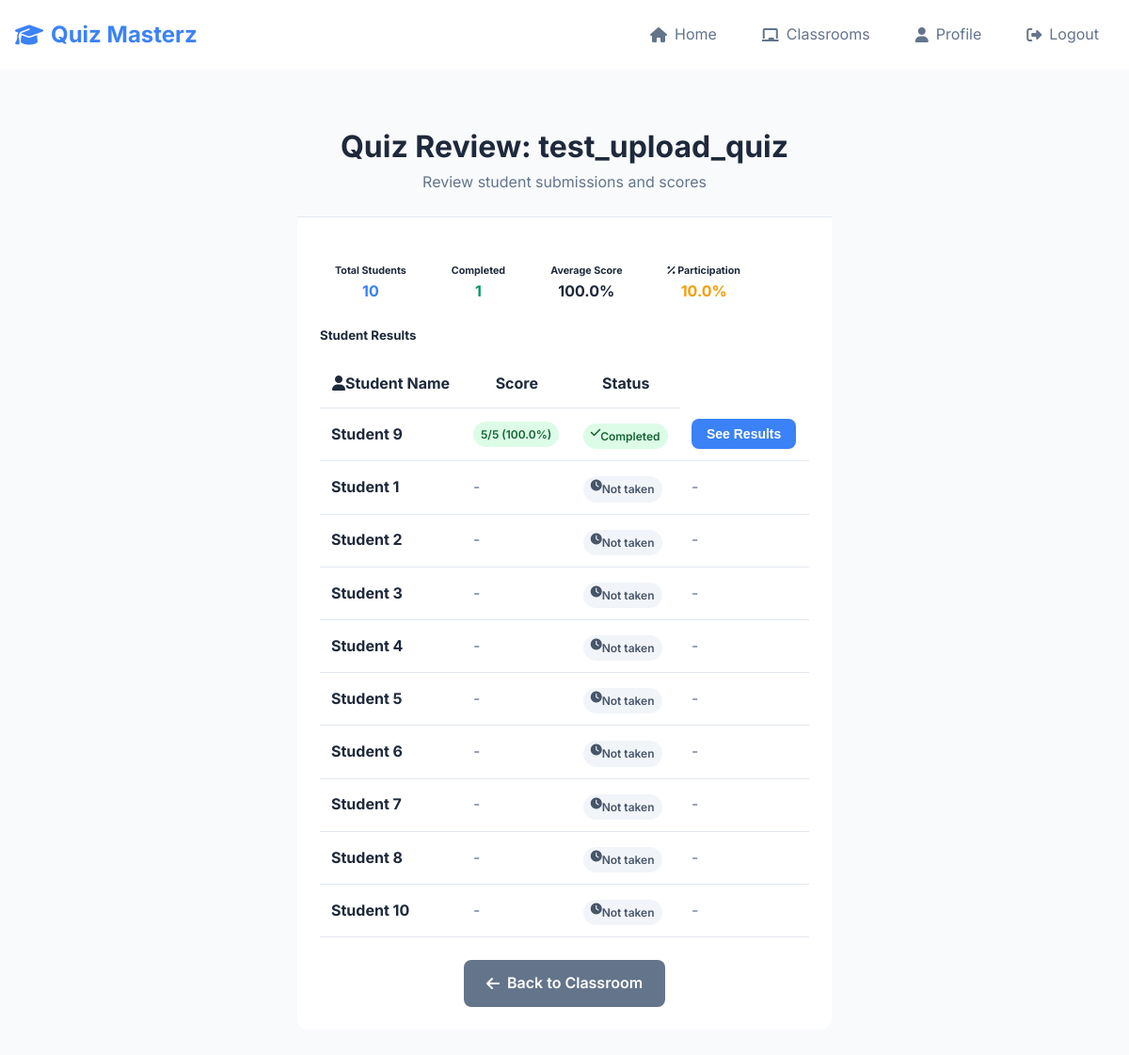
/teacher/quiz/2/review/1 (signed in), run on the app's committed database.
### website/models.py (models this page shows, shortened)
class Quiz(db.Model):
    id = db.Column(db.Integer, primary_key=True)
    name = db.Column(db.String(150), nullable=False)
    teacher_id = db.Column(db.Integer, db.ForeignKey('user.id'), nullable=False)
    is_published = db.Column(db.Boolean, default=False, nullable=False)
    questions = db.relationship('Question', backref='quiz', lazy='dynamic', cascade="all, delete-orphan")
    teacher = db.relationship('User', backref=db.backref('created_quizzes', lazy='dynamic'))

class User(db.Model, UserMixin):
    id = db.Column(db.Integer, primary_key=True)
    email = db.Column(db.String(150), unique=True)
    password = db.Column(db.String(150))
    first_name = db.Column(db.String(150))
    role = db.Column(db.String(50))
    learning_points = db.Column(db.Integer, default=0)
    classrooms_created = db.relationship('Classroom', foreign_keys='[Classroom.teacher_id]', backref='teacher', lazy=True)
    joined_classrooms = db.relationship('Classroom', secondary=classroom_members,
                                        backref=db.backref('students', lazy='dynamic'),
                                        lazy='dynamic')
    quiz_attempts = db.relationship('StudentQuizAttempt', backref='student', lazy='dynamic')

### website/views.py (the view)
@views.route('/teacher/quiz/<int:quiz_id>/review/<int:classroom_id>')
@login_required
def quiz_review_details(quiz_id, classroom_id):
    if current_user.role != 'teacher':
        flash('Access denied.', category='error')
        return redirect(url_for('views.home'))
    quiz = Quiz.query.get_or_404(quiz_id)
    classroom = Classroom.query.get_or_404(classroom_id)
    if quiz.teacher_id != current_user.id or classroom.teacher_id != current_user.id:
        flash('You do not own this quiz or classroom.', category='error')
        return redirect(url_for('views.teacher_classrooms'))
    if quiz not in classroom.quizzes:
        flash('This quiz is not in the specified classroom.', category='error')
        return redirect(url_for('views.edit_classroom', classroom_id=classroom.id))
    all_students = classroom.students.all()
    submissions = StudentQuizAttempt.query.filter_by(
        quiz_id=quiz.id,
        classroom_id=classroom.id
    ).all()
    submissions_by_student = {submission.student_id: submission for submission in submissions}
    student_details = []
    for student in all_students:
        submission = submissions_by_student.get(student.id)
        student_detail = {
            'student': student,
            'has_taken': submission is not None,
            'score': submission.score if submission else 0,
            'submission': submission
        }
        student_details.append(student_detail)
    student_details.sort(key=lambda x: (not x['has_taken'], -x['score'] if x['has_taken'] else 0))
    total_students = len(all_students)
    students_taken = len([s for s in student_details if s['has_taken']])
    students_not_taken = total_students - students_taken
    if students_taken > 0:
        average_score = sum(s['score'] for s in student_details if s['has_taken']) / students_taken
        highest_score = max(s['score'] for s in student_details if s['has_taken'])
        lowest_score = min(s['score'] for s in student_details if s['has_taken'])
    else:
        average_score = highest_score = lowest_score = 0
    stats = {
        'total_students': total_students,
        'students_taken': students_taken,
        'students_not_taken': students_not_taken,
        'average_score': round(average_score, 1),
        'highest_score': highest_score,
        'lowest_score': lowest_score,
        'participation_rate': round((students_taken / total_students * 100), 1) if total_students > 0 else 0
    }
    return render_template('quiz_review_details.html',
                         user=current_user,
                         quiz=quiz,
                         classroom=classroom,
                         student_details=student_details,
                         stats=stats)

### website/__init__.py (called while the page is built)
def create_app():
    app = Flask(__name__)
    app.config['SECRET_KEY'] = 'hjshjhdjah kjshkjdhjs'
    app.config['SQLALCHEMY_DATABASE_URI'] = f'sqlite:///{DB_NAME}'
    db.init_app(app)
    from .views import views
    from .auth import auth
    app.register_blueprint(views, url_prefix='/')
    app.register_blueprint(auth, url_prefix='/')
    with app.app_context():
        db.create_all()
    from .models import User, Classroom, Quiz, Question, Answer, StudentQuizAttempt
    login_manager = LoginManager()
    login_manager.login_view = 'auth.login'
    login_manager.init_app(app)
    @login_manager.user_loader
    def load_user(id):
        return User.query.get(int(id))
    return app

### website/templates/quiz_review_details.html (shortened to what this page needs)
{% extends "base.html" %}
{% block content %}
<div class="container-sm">
    <div class="card">
        <div class="card-header text-center">
            <h1>Quiz Review: {{ quiz.name }}</h1>
            <p class="text-muted">Review student submissions and scores</p>
        </div>
        <div class="card-body">
            {% if student_details %}
                <div class="row mb-4">
                    <div class="col-md-3">
                        <div class="card bg-light">
                            <div class="card-body text-center">
                                <h6>Total Students</h6>
                                <h4 class="text-primary">{{ stats.total_students }}</h4>
                            </div>
                        </div>
                    </div>
                    <div class="col-md-3">
                        <div class="card bg-light">
                            <div class="card-body text-center">
                                <h6> Completed</h6>
                                <h4 class="text-success">{{ stats.students_taken }}</h4>
                            </div>
                        </div>
                    </div>
                    <div class="col-md-3">
                        <div class="card bg-light">
                            <div class="card-body text-center">
                <h6> Average Score</h6>
                {% if stats.students_taken > 0 %}
                    {% set max_score = quiz.questions | sum(attribute='learning_points') %}
                    {% if max_score > 0 %}
                        {% set avg_percentage = (stats.average_score / max_score * 100) | round(1) %}
                        <h4 class="text-info">{{ avg_percentage }}%</h4>
                    {% else %}
                        <h4 class="text-muted">N/A</h4>
                    {% endif %}
                {% else %}
                    <h4 class="text-muted">N/A</h4>
                {% endif %}
                            </div>
                        </div>
                    </div>
                    <div class="col-md-3">
                        <div class="card bg-light">
                            <div class="card-body text-center">
                                <h6><i class="fas fa-percentage"></i> Participation</h6>
                                <h4 class="text-warning">{{ stats.participation_rate }}%</h4>
                            </div>
                        </div>
                    </div>
                </div>
                <div class="mb-3">
                    <h5> Student Results</h5>
                </div>
                <div class="table-responsive">
                    <table class="table table-striped">
                        <thead>
                            <tr>
                                <th><i class="fas fa-user"></i>Student Name</th>
                                <th>Score</th>
                                <th>Status</th>
                            </tr>
                        </thead>
                        <tbody>
                            {% for detail in student_details %}
                                <tr>
                                    <td>
                                        <strong>{{ detail.student.first_name }}</strong>
                                    </td>                    <td>
                        {% if detail.has_taken %}
                            {% set max_score = quiz.questions | sum(attribute='learning_points') %}
                            {% if max_score > 0 %}
                                {% set percentage = (detail.score / max_score * 100) | round(1) %}
                                <span class="badge
                                    {% if percentage >= 90 %}bg-success
                                    {% elif percentage >= 70 %}bg-warning
                                    {% else %}bg-danger
                                    {% endif %}">
                                    {{ detail.score }}/{{ max_score }} ({{ percentage }}%)
                                </span>
                            {% else %}
                                <span class="badge bg-secondary">No questions</span>
                            {% endif %}
                        {% else %}
                            <span class="text-muted">-</span>
                        {% endif %}
                    </td>
                                    <td>
                                        {% if detail.has_taken %}
                                            <span class="badge bg-success">
                                                <i class="fas fa-check"></i> Completed
                                            </span>
                                        {% else %}
                                            <span class="badge bg-secondary">
                                                <i class="fas fa-clock"></i> Not taken
                                            </span>
                                        {% endif %}
                                    </td>
                                    <td>
                                        {% if detail.has_taken %}
                                            <button class="btn btn-sm btn-primary">
                                                 See Results
                                            </button>
                                        {% else %}
                                            <span class="text-muted">-</span>
                                        {% endif %}
                                    </td>
                                </tr>
                            {% endfor %}
                        </tbody>
                    </table>
                </div>
            {% else %}
                <div class="text-center py-5">
                    <i class="fas fa-users fa-3x text-muted mb-3"></i>
                    <h4 class="text-muted">No students in classroom</h4>
                </div>
            {% endif %}
            <div class="text-center mt-4">
                <a href="{{ url_for('views.edit_classroom', classroom_id=classroom.id) }}" class="btn btn-secondary">
                    <i class="fas fa-arrow-left"></i> Back to Classroom
                </a>
            </div>
        </div>
    </div>
</div>
{% endblock %}

### website/static/css/style.css (style rules this page uses)
:root { --primary: #3b82f6; --secondary: #64748b; --success: #059669; --warning: #f59e0b; --danger: #dc2626; --bg: #f8fafc; --surface: #fff; --text: #1e293b; --text-muted: #64748b; --border: #e2e8f0; }
* { margin: 0; padding: 0; box-sizing: border-box; }
body { font-family: Inter, sans-serif; line-height: 1.6; color: var(--text); background: var(--bg); }
.btn { display: inline-flex; align-items: center; gap: 0.5rem; padding: 0.75rem 1.5rem; border: none; border-radius: 8px; font-weight: 600; text-decoration: none; cursor: pointer; transition: all 0.2s; }
.btn-primary { background: var(--primary); color: white; }
.btn-secondary { background: var(--secondary); color: white; }
.btn-sm { padding: 0.5rem 1rem; font-size: 0.875rem; }
.card { background: var(--surface); border-radius: 12px; overflow: hidden; }
.card-header { padding: 1.5rem; border-bottom: 1px solid var(--border); background: var(--bg); }
.card-body { padding: 1.5rem; }
.badge { display: inline-flex; padding: 0.25rem 0.5rem; border-radius: 9999px; font-size: 0.75rem; font-weight: 600; }
.badge-success, .bg-success { background: #dcfce7; color: #166534; }
.badge-secondary, .bg-secondary { background: #f1f5f9; color: #475569; }
.text-primary { color: var(--primary); }
.text-muted { color: var(--text-muted); }
.text-success { color: var(--success); }
.text-warning { color: var(--warning); }
.text-center { text-align: center; }
.mb-3 { margin-bottom: 1rem; }
.mb-4 { margin-bottom: 1.5rem; }
.mt-4 { margin-top: 1.5rem; }
.row { display: flex; flex-wrap: wrap; margin: 0 -0.5rem; }
.container-sm { max-width: 600px; margin: 0 auto; padding: 0 1rem; }
.table { width: 100%; border-collapse: collapse; }
.table th, .table td { padding: 0.75rem; border-bottom: 1px solid var(--border); }
.table-responsive { overflow-x: auto; }

### data on the page
Quiz: name "test_upload_quiz"
User: student.first_name "Student 9"
User: student.first_name "Student 1"
User: student.first_name "Student 2"
User: student.first_name "Student 3"
User: student.first_name "Student 4"
User: student.first_name "Student 5"
User: student.first_name "Student 6"
User: student.first_name "Student 7"
User: student.first_name "Student 8"
User: student.first_name "Student 10"

### other printed values
{{ stats.total_students }} "10"
{{ stats.students_taken }} "1"
{{ avg_percentage }} "100.0"
{{ stats.participation_rate }} "10.0"
{{ detail.score }} "5"
{{ max_score }} "5"
{{ percentage }} "100.0"
